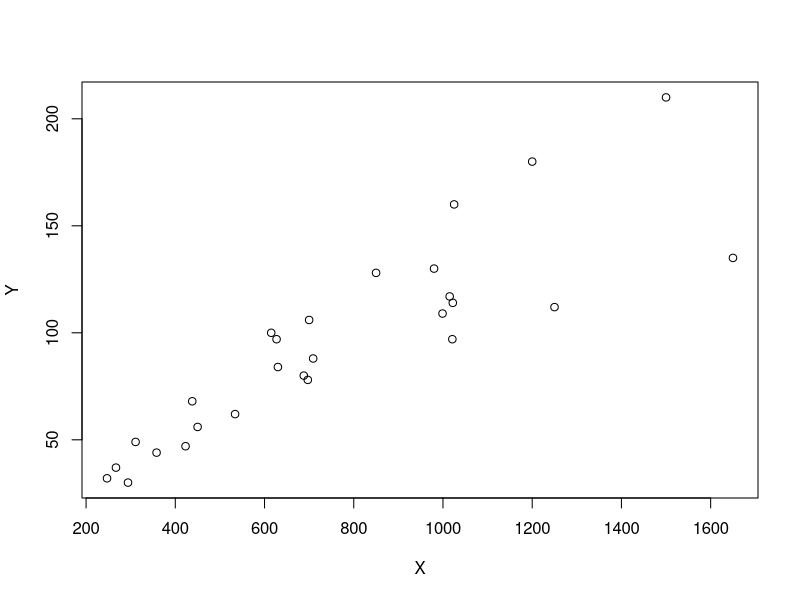
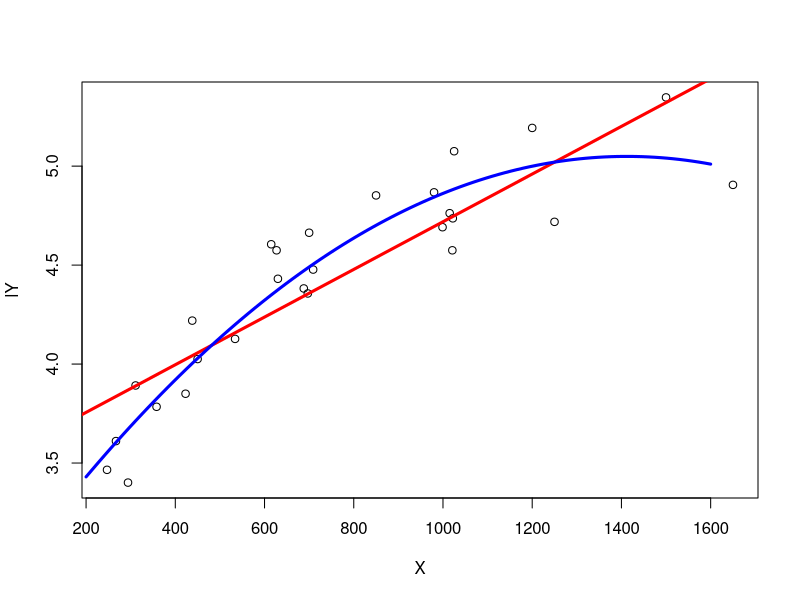

Here is the R script that generated these plots, in order:
X <- c(294,247,267,358,423,311,450,534,438,
       697,688,630,709,627,615,999,1022,1015,
       700,850,980,1025,1021,1200,1250,1500,1650)

Y<- c(30,32,37,44,47,49,56,62,68,
      78,80,84,88,97,100,109,114,117,
      106,128,130,160,97,180,112,210,135)

plot(X,Y)

lY <- log(Y)
X2 <- X^2
plot(X,lY)

mod1 <- lm(lY~X)
mod2 <- lm(lY~X+X2)

f <- function(x){
  mod2$coef[1] + mod2$coef[2]*x + mod2$coef[3]*x^2
}

abline(mod1,col='red',lwd=3)
curve(f(x), from=200,to=1600,col='blue',lwd=3,add=T)


summary(mod1)
summary(mod2)
